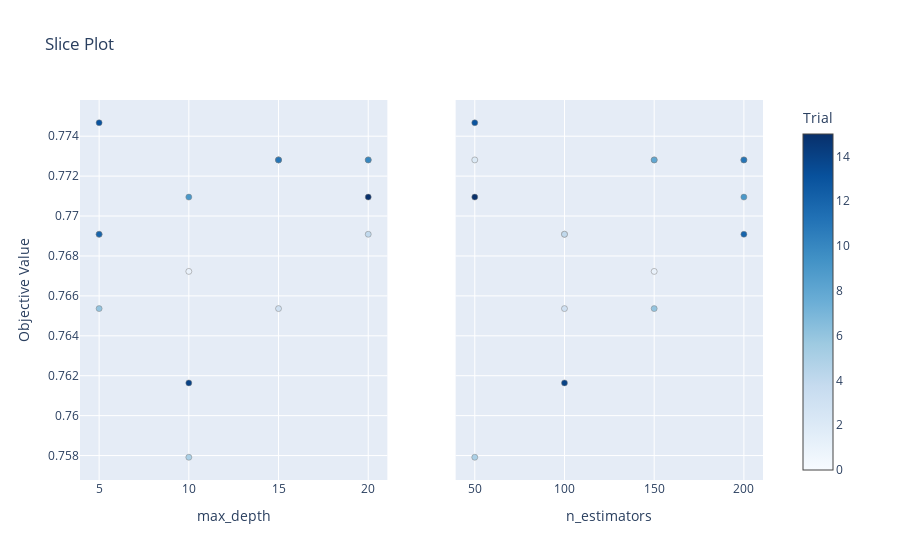

Notebook cell for this chart:
### Code cell
# 3. Slice Plot
plot_slice(study).show()

### Figure 1 — Plotly figure (JSON) as saved in the notebook; plotly's stock layout.template omitted (floating-point values rounded to 4 significant figures)
{"data": [{"marker": {"color": [0, 1, 2, 3, 4, 5, 6, 7, 8, 9, 10, 11, 12, 13, 14, 15], "colorbar": {"title": {"text": "Trial"}, "x": 1, "xpad": 40}, "colorscale": [[0, "rgb(247,251,255)"], [0.125, "rgb(222,235,247)"], [0.25, "rgb(198,219,239)"], [0.375, "rgb(158,202,225)"], [0.5, "rgb(107,174,214)"], [0.625, "rgb(66,146,198)"], [0.75, "rgb(33,113,181)"], [0.875, "rgb(8,81,156)"], [1, "rgb(8,48,107)"]], "line": {"color": "Grey", "width": 0.5}, "showscale": true}, "mode": "markers", "name": "Feasible Trial", "showlegend": false, "type": "scatter", "x": [5, 10, 15, 15, 20, 10, 5, 20, 15, 10, 20, 15, 5, 5, 10, 20], "xaxis": "x", "y": [0.7691, 0.7672, 0.7728, 0.7654, 0.7691, 0.7579, 0.7654, 0.7728, 0.7728, 0.7709, 0.7728, 0.7728, 0.7691, 0.7747, 0.7616, 0.7709], "yaxis": "y"}, {"marker": {"color": [0, 1, 2, 3, 4, 5, 6, 7, 8, 9, 10, 11, 12, 13, 14, 15], "colorbar": {"title": {"text": "Trial"}, "x": 1, "xpad": 40}, "colorscale": [[0, "rgb(247,251,255)"], [0.125, "rgb(222,235,247)"], [0.25, "rgb(198,219,239)"], [0.375, "rgb(158,202,225)"], [0.5, "rgb(107,174,214)"], [0.625, "rgb(66,146,198)"], [0.75, "rgb(33,113,181)"], [0.875, "rgb(8,81,156)"], [1, "rgb(8,48,107)"]], "line": {"color": "Grey", "width": 0.5}, "showscale": false}, "mode": "markers", "name": "Feasible Trial", "showlegend": false, "type": "scatter", "x": [100, 150, 50, 100, 100, 50, 150, 150, 150, 200, 200, 200, 200, 50, 100, 50], "xaxis": "x2", "y": [0.7691, 0.7672, 0.7728, 0.7654, 0.7691, 0.7579, 0.7654, 0.7728, 0.7728, 0.7709, 0.7728, 0.7728, 0.7691, 0.7747, 0.7616, 0.7709], "yaxis": "y2"}], "layout": {"title": {"text": "Slice Plot"}, "xaxis": {"anchor": "y", "domain": [0, 0.45], "title": {"text": "max_depth"}}, "xaxis2": {"anchor": "y2", "domain": [0.55, 1], "title": {"text": "n_estimators"}}, "yaxis": {"anchor": "x", "domain": [0, 1], "title": {"text": "Objective Value"}}, "yaxis2": {"anchor": "x2", "domain": [0, 1], "matches": "y", "showticklabels": false}}}
